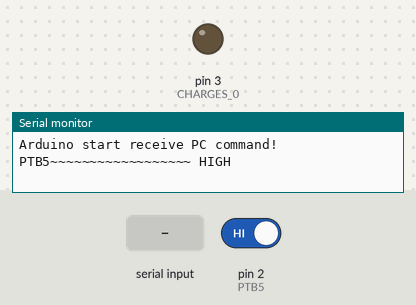
Bench run of a sketch on a simulated Arduino Uno, built with avr-gcc and run on an emulated ATmega328P. Shown: output pins drawn as LEDs (lit = HIGH), the last lines printed to the serial monitor. The test bench sets the inputs (shaded band); at power-on: pin 2 (PTB5) HIGH.

Above: at 1.2 s.
1.3 s: byte 116 (CHARGES_0_HIGH) received over Serial
At 1.4 s:
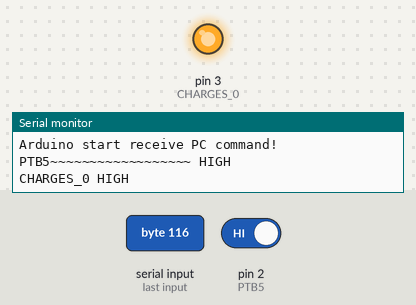
3.0 s: pin 2 (PTB5) driven LOW
4.5 s: "1" received over Serial
Timing chart, 0 to 7.5 s (numbered marks = the images above; inputs shaded):
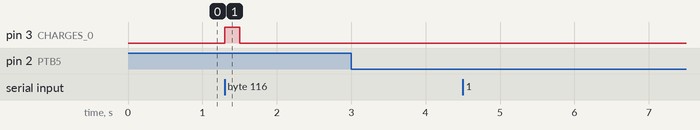

Measured:
- after the input at 1.3 s, pin 3 (CHARGES_0): LOW → HIGH at once, → LOW 0.20 s later

The sketch:

Uno_tracking.ino
```cpp
//Controlled GPIO Pins
const byte PTB5     = 2;
const byte CHARGES_0     = 3;
const byte Reserve_4     = 4;
const byte Reserve_5     = 5;
const byte Reserve_6     = 6;

const byte Reserve_7     = 7;
const byte Reserve_8     = 8;
const byte Reserve_9     = 9;
const byte Reserve_10     = 10;
const byte Reserve_11     = 11;

const byte Reserve_12     = 12;
const byte Reserve_13     = 13;

//Baud rate
#define BAUD_RATE 115200

//ASCII code
#define CHARGES_0_HIGH   116
#define CHARGES_0_LOW    34

void setup()
{
  Serial.begin(BAUD_RATE);
  pinMode(PTB5, INPUT);

  pinMode(CHARGES_0, OUTPUT);
  digitalWrite(CHARGES_0, LOW);

  Serial.println("Arduino start receive PC command!");
}

unsigned int PTB5_NEW;

unsigned int PTB5_OLD;


void loop()
{
  PTB5_NEW = digitalRead(PTB5);


  if (PTB5_NEW != PTB5_OLD)
  {
    if (PTB5_NEW == HIGH)
    {
      Serial.println("PTB5~~~~~~~~~~~~~~~~~~ HIGH");
    }
    else
    {
      Serial.println("PTB5~~~~~~~~~~~~~~~~~~ LOW");
    }
    PTB5_OLD = PTB5_NEW;
  }

  if(Serial.available())
  {
    unsigned int val = Serial.read();
    switch(val)
    {
      case CHARGES_0_HIGH:
        digitalWrite(CHARGES_0,HIGH);
        Serial.println("CHARGES_0 HIGH");
        delay(200);//100 = 延遲0.1秒
        digitalWrite(CHARGES_0,LOW);
        Serial.println("CHARGES_0 LOW");
        break;
      //case CHARGES_0_LOW:
        //digitalWrite(CHARGES_0,LOW);
        //Serial.println("CHARGES_0 LOW");
        //break;

      default:
        Serial.println("No this case");
        break;
    }
  }
}
```
